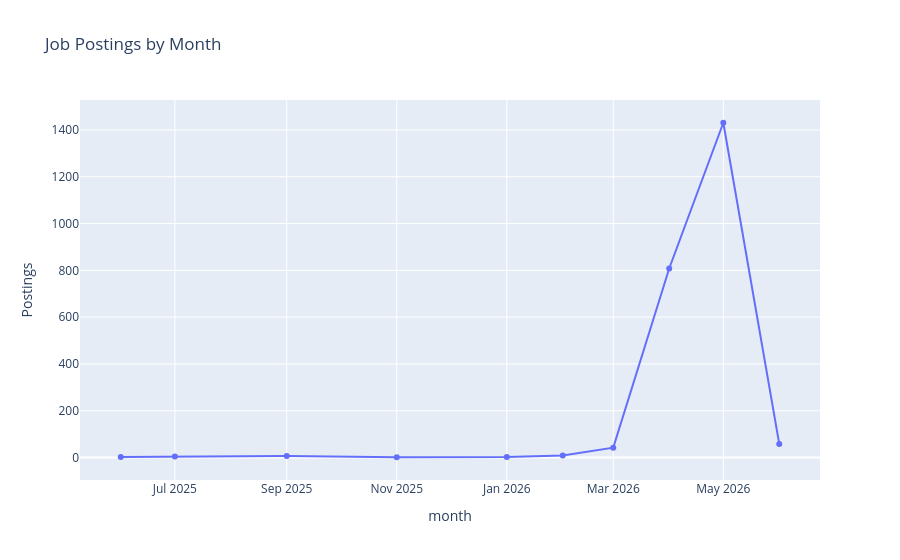

Notebook cell for this chart:
### Code cell
# Plot the number of job postings published each month.
eda = jobs.copy()
eda["posting_date"] = pd.to_datetime(eda["Posting Date"], errors="coerce")

print(f"Invalid or missing posting dates: {eda['posting_date'].isna().sum():,}")

postings_by_month = (
    eda.dropna(subset=["posting_date"])
    .assign(month=lambda frame: frame["posting_date"].dt.to_period("M").astype(str))
    .groupby("month")
    .size()
    .reset_index(name="Postings")
)

fig = px.line(
    postings_by_month,
    x="month",
    y="Postings",
    markers=True,
    title="Job Postings by Month",
)

fig.show()

### Figure 1 — Plotly figure (JSON) as saved in the notebook; plotly's stock layout.template omitted (floating-point values rounded to 4 significant figures)
{"data": [{"hovertemplate": "month=%{x}<br>Postings=%{y}<extra></extra>", "legendgroup": "", "line": {"color": "#636efa", "dash": "solid"}, "marker": {"symbol": "circle"}, "mode": "lines+markers", "name": "", "orientation": "v", "showlegend": false, "type": "scatter", "x": ["2025-06", "2025-07", "2025-09", "2025-11", "2026-01", "2026-02", "2026-03", "2026-04", "2026-05", "2026-06"], "xaxis": "x", "y": [2, 4, 6, 1, 2, 8, 42, 808, 1431, 58], "yaxis": "y"}], "layout": {"legend": {"tracegroupgap": 0}, "title": {"text": "Job Postings by Month"}, "xaxis": {"anchor": "y", "domain": [0, 1], "title": {"text": "month"}}, "yaxis": {"anchor": "x", "domain": [0, 1], "title": {"text": "Postings"}}}}
